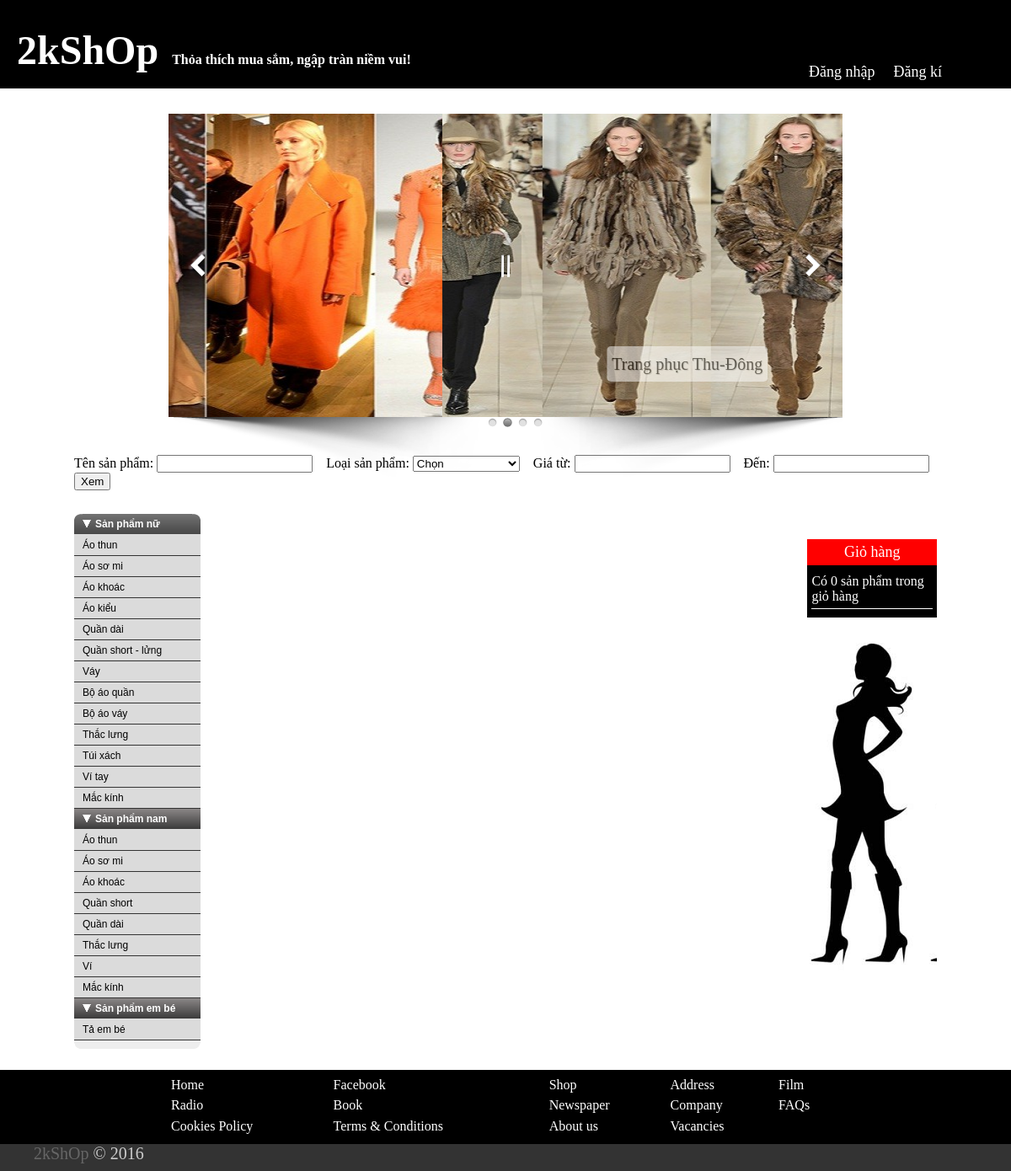
/index.php?id=giohang, run on the app's committed database.
### tables this page shows
CREATE TABLE IF NOT EXISTS `webtm_chungloaisp` (
  `idCL` int(12) NOT NULL AUTO_INCREMENT,
  `TenCL` varchar(100) NOT NULL,
  PRIMARY KEY (`idCL`)
);

CREATE TABLE IF NOT EXISTS `webtm_loaisp` (
  `idLoai` int(12) NOT NULL AUTO_INCREMENT,
  `idCL` int(12) NOT NULL DEFAULT '0',
  `TenLoai` varchar(100) NOT NULL,
  `AnHien` int(1) NOT NULL DEFAULT '1',
  PRIMARY KEY (`idLoai`)
);

### tim.php (the view, shortened to what this page needs)
<!DOCTYPE html PUBLIC "-//W3C//DTD XHTML 1.0 Transitional//EN" "http://www.w3.org/TR/xhtml1/DTD/xhtml1-transitional.dtd">
<html xmlns="http://www.w3.org/1999/xhtml">
<head>
</head>
<body>
    <form name="form1" method="post" action="index.php?id=tim">
    Tên sản phẩm: <input type="text" name="tensp" />
    &nbsp;&nbsp;&nbsp;Đến: <input type="text" name="den" />
    <input type="submit" value="Xem"  />
    </form>
</body>
</html>

### menu.php (shortened to what this page needs)
<!DOCTYPE html PUBLIC "-//W3C//DTD XHTML 1.0 Strict//EN" "http://www.w3.org/TR/xhtml1/DTD/xhtml1-strict.dtd">
<html xmlns="http://www.w3.org/1999/xhtml">
  <head>
	<link rel="stylesheet" type="text/css" href="sdmenu/sdmenu.css" />
  </head>
  <body>
    <div style="float: left" id="my_menu" class="sdmenu">
	  <?php
	  	include('sdmenu/dbcon.php');
		$s='select * from webtm_chungloaisp';
		$kq1=mysql_query($s,$link);
		while($d1=mysql_fetch_array($kq1)) {
			$idcl= $d1['idCL'];
			?>
            <div>
            	<span><?php echo $d1['TenCL']; ?></span>
                <?php
				$t="select * from webtm_loaisp where idCL='$idcl'";
				$kq2=mysql_query($t,$link);
				 while($d2=mysql_fetch_array($kq2)) {
				?>
                	<a style="text-decoration:none" href="index.php?id=loai&idloai=<?php echo $d2['idLoai']; ?>"><?php echo $d2['TenLoai']; ?></a>
                <?php
				}
				?>
            </div>
        <?php } ?>
    </div>
  </body>
</html>

### sdmenu/sdmenu.css (style rules this page uses)
div.sdmenu { width: 150px; font-family: Arial, sans-serif; font-size: 12px; padding-bottom: 10px; background: url(bottom.gif) no-repeat right bottom; color: #fff; }
div.sdmenu div { background: url(title.gif) repeat-x; overflow: hidden; }
div.sdmenu div:first-child { background: url(toptitle.gif) no-repeat; }
div.sdmenu div span { display: block; padding: 5px 25px; font-weight: bold; color: white; background: url(expanded.gif) no-repeat 10px center; cursor: default; border-bottom: 1px solid #ddd; }
div.sdmenu div a { padding: 5px 10px; background: #DBDBDB; display: block; border-bottom: 1px solid #333; color: #000; }

### index.php (style rules this page uses)
body { margin: 0; padding: 0; color:#FFF; //background-color:#CFC; }

### tim.php (style rules this page uses)
body { color:#000; }

### data on the page
webtm_chungloaisp: TenCL "Sản phẩm nữ"
webtm_loaisp: TenLoai "Áo thun"
webtm_loaisp: TenLoai "Áo sơ mi"
webtm_loaisp: TenLoai "Áo khoác"
webtm_loaisp: TenLoai "Áo kiểu"
webtm_loaisp: TenLoai "Quần dài"
webtm_loaisp: TenLoai "Quần short - lửng"
webtm_loaisp: TenLoai "Váy"
webtm_loaisp: TenLoai "Bộ áo quần"
webtm_loaisp: TenLoai "Bộ áo váy"
webtm_loaisp: TenLoai "Thắc lưng"
webtm_loaisp: TenLoai "Túi xách"
webtm_loaisp: TenLoai "Ví tay"
webtm_loaisp: TenLoai "Mắc kính"
webtm_chungloaisp: TenCL "Sản phẩm nam"
webtm_loaisp: TenLoai "Áo thun"
webtm_loaisp: TenLoai "Áo sơ mi"
webtm_loaisp: TenLoai "Áo khoác"
webtm_loaisp: TenLoai "Quần short"
webtm_loaisp: TenLoai "Quần dài"
webtm_loaisp: TenLoai "Thắc lưng"
webtm_loaisp: TenLoai "Ví"
webtm_loaisp: TenLoai "Mắc kính"
webtm_chungloaisp: TenCL "Sản phẩm em bé"
webtm_loaisp: TenLoai "Tả em bé"

### other printed values
$_SESSION["somathang"] "0"
